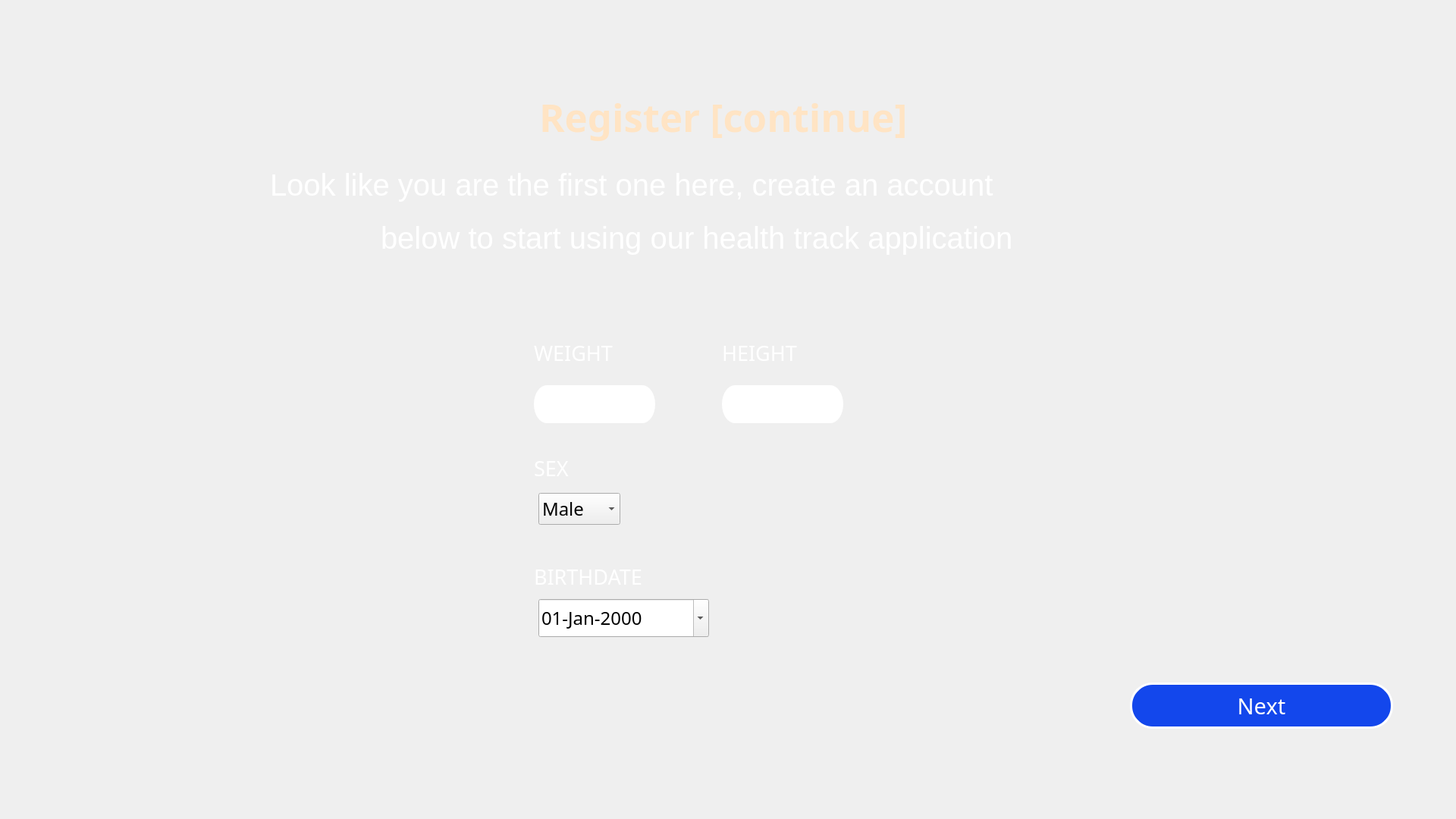
<?xml version="1.0" encoding="UTF-8"?>
<ui version="4.0">
 <class>part_2_register_page</class>
 <widget class="QWidget" name="part_2_register_page">
  <property name="geometry">
   <rect>
    <x>0</x>
    <y>0</y>
    <width>1920</width>
    <height>1080</height>
   </rect>
  </property>
  <property name="sizePolicy">
   <sizepolicy hsizetype="Preferred" vsizetype="Preferred">
    <horstretch>0</horstretch>
    <verstretch>3</verstretch>
   </sizepolicy>
  </property>
  <property name="windowTitle">
   <string>Form</string>
  </property>
  <property name="styleSheet">
   <string notr="true">background-image: url(D:/Downloads/IC_Kmitl/Software Engineering Principle/Project/UI/black_register_wallpaper.jpg);

background-size: contain;
background-repeat: no-repeat;

opacity : 0.5;
</string>
  </property>
  <widget class="QLabel" name="register_label">
   <property name="geometry">
    <rect>
     <x>711</x>
     <y>115</y>
     <width>500</width>
     <height>78</height>
    </rect>
   </property>
   <property name="font">
    <font>
     <family>Script MT Bold</family>
     <pointsize>38</pointsize>
     <weight>75</weight>
     <bold>true</bold>
    </font>
   </property>
   <property name="styleSheet">
    <string notr="true">color : #FFE4C4;
border-color : #FFE4C4;
background : transparent;
</string>
   </property>
   <property name="text">
    <string>Register [continue]</string>
   </property>
  </widget>
  <widget class="QLabel" name="first_sentence_label">
   <property name="geometry">
    <rect>
     <x>356</x>
     <y>210</y>
     <width>1208</width>
     <height>67</height>
    </rect>
   </property>
   <property name="font">
    <font>
     <family>Segoe UI</family>
     <pointsize>30</pointsize>
    </font>
   </property>
   <property name="styleSheet">
    <string notr="true">color : #FFF;
border-color : #FFF;
background : transparent;</string>
   </property>
   <property name="text">
    <string>Look like you are the first one here, create an account</string>
   </property>
  </widget>
  <widget class="QLabel" name="second_sentence_label">
   <property name="geometry">
    <rect>
     <x>502</x>
     <y>280</y>
     <width>1056</width>
     <height>67</height>
    </rect>
   </property>
   <property name="font">
    <font>
     <family>Segoe UI</family>
     <pointsize>30</pointsize>
    </font>
   </property>
   <property name="styleSheet">
    <string notr="true">color : #FFF;
border-color : #FFF;
background : transparent;</string>
   </property>
   <property name="text">
    <string>below to start using our health track application</string>
   </property>
  </widget>
  <widget class="QLabel" name="weight_label">
   <property name="geometry">
    <rect>
     <x>704</x>
     <y>445</y>
     <width>135</width>
     <height>40</height>
    </rect>
   </property>
   <property name="font">
    <font>
     <family>Yu Gothic</family>
     <pointsize>20</pointsize>
    </font>
   </property>
   <property name="styleSheet">
    <string notr="true">color : white;
background : transparent;</string>
   </property>
   <property name="text">
    <string>WEIGHT</string>
   </property>
  </widget>
  <widget class="QLabel" name="height_label">
   <property name="geometry">
    <rect>
     <x>952</x>
     <y>445</y>
     <width>135</width>
     <height>40</height>
    </rect>
   </property>
   <property name="font">
    <font>
     <family>Yu Gothic</family>
     <pointsize>20</pointsize>
    </font>
   </property>
   <property name="styleSheet">
    <string notr="true">color : white;
background : transparent;</string>
   </property>
   <property name="text">
    <string>HEIGHT</string>
   </property>
  </widget>
  <widget class="QLabel" name="sex_label">
   <property name="geometry">
    <rect>
     <x>704</x>
     <y>597</y>
     <width>65</width>
     <height>40</height>
    </rect>
   </property>
   <property name="font">
    <font>
     <family>Yu Gothic</family>
     <pointsize>20</pointsize>
    </font>
   </property>
   <property name="styleSheet">
    <string notr="true">color : white;
background : transparent;</string>
   </property>
   <property name="text">
    <string>SEX</string>
   </property>
  </widget>
  <widget class="QComboBox" name="sex_comboBox">
   <property name="geometry">
    <rect>
     <x>710</x>
     <y>650</y>
     <width>118</width>
     <height>41</height>
    </rect>
   </property>
   <property name="font">
    <font>
     <family>Yu Gothic</family>
     <pointsize>18</pointsize>
    </font>
   </property>
   <property name="mouseTracking">
    <bool>true</bool>
   </property>
   <property name="layoutDirection">
    <enum>Qt::LeftToRight</enum>
   </property>
   <property name="styleSheet">
    <string notr="true">background : white;
color : black;
border-radius : 17px solid white;

QComboBox { background-color: white; color : black;}</string>
   </property>
   <property name="maxVisibleItems">
    <number>3</number>
   </property>
   <property name="insertPolicy">
    <enum>QComboBox::InsertAtBottom</enum>
   </property>
   <property name="sizeAdjustPolicy">
    <enum>QComboBox::AdjustToContents</enum>
   </property>
   <item>
    <property name="text">
     <string>Male</string>
    </property>
    <property name="icon">
     <iconset theme="background:white;color:black;">
      <normaloff>.</normaloff>.</iconset>
    </property>
   </item>
   <item>
    <property name="text">
     <string>Female</string>
    </property>
   </item>
   <item>
    <property name="text">
     <string>Other</string>
    </property>
   </item>
  </widget>
  <widget class="QLabel" name="sex_label_2">
   <property name="geometry">
    <rect>
     <x>704</x>
     <y>740</y>
     <width>190</width>
     <height>40</height>
    </rect>
   </property>
   <property name="font">
    <font>
     <family>Yu Gothic</family>
     <pointsize>20</pointsize>
    </font>
   </property>
   <property name="styleSheet">
    <string notr="true">color : white;
background : transparent;</string>
   </property>
   <property name="text">
    <string>BIRTHDATE</string>
   </property>
  </widget>
  <widget class="QDateEdit" name="birthdate_dateEdit">
   <property name="geometry">
    <rect>
     <x>710</x>
     <y>790</y>
     <width>225</width>
     <height>50</height>
    </rect>
   </property>
   <property name="font">
    <font>
     <family>Yu Gothic</family>
     <pointsize>18</pointsize>
    </font>
   </property>
   <property name="cursor">
    <cursorShape>PointingHandCursor</cursorShape>
   </property>
   <property name="displayFormat">
    <string>dd-MMM-yyyy</string>
   </property>
   <property name="calendarPopup">
    <bool>true</bool>
   </property>
  </widget>
  <widget class="QLineEdit" name="weight_lineEdit">
   <property name="geometry">
    <rect>
     <x>704</x>
     <y>508</y>
     <width>160</width>
     <height>50</height>
    </rect>
   </property>
   <property name="font">
    <font>
     <family>Yu Gothic</family>
     <pointsize>20</pointsize>
    </font>
   </property>
   <property name="layoutDirection">
    <enum>Qt::LeftToRight</enum>
   </property>
   <property name="styleSheet">
    <string notr="true">background: white;
color : black;
border-radius : 17px solid white;
</string>
   </property>
   <property name="inputMask">
    <string>999</string>
   </property>
   <property name="text">
    <string/>
   </property>
   <property name="maxLength">
    <number>3</number>
   </property>
   <property name="frame">
    <bool>true</bool>
   </property>
   <property name="alignment">
    <set>Qt::AlignCenter</set>
   </property>
  </widget>
  <widget class="QLineEdit" name="height_lineEdit">
   <property name="geometry">
    <rect>
     <x>952</x>
     <y>508</y>
     <width>160</width>
     <height>50</height>
    </rect>
   </property>
   <property name="font">
    <font>
     <family>Yu Gothic</family>
     <pointsize>20</pointsize>
    </font>
   </property>
   <property name="layoutDirection">
    <enum>Qt::LeftToRight</enum>
   </property>
   <property name="styleSheet">
    <string notr="true">background: white;
color : black;
border-radius : 17px solid white;
</string>
   </property>
   <property name="inputMask">
    <string>999</string>
   </property>
   <property name="text">
    <string/>
   </property>
   <property name="maxLength">
    <number>3</number>
   </property>
   <property name="frame">
    <bool>true</bool>
   </property>
   <property name="alignment">
    <set>Qt::AlignCenter</set>
   </property>
  </widget>
  <widget class="QPushButton" name="next_Button">
   <property name="geometry">
    <rect>
     <x>1490</x>
     <y>900</y>
     <width>347</width>
     <height>61</height>
    </rect>
   </property>
   <property name="font">
    <font>
     <family>Yu Gothic</family>
     <pointsize>22</pointsize>
    </font>
   </property>
   <property name="cursor">
    <cursorShape>PointingHandCursor</cursorShape>
   </property>
   <property name="styleSheet">
    <string notr="true">color : white;
background : #1347EC;
border-radius : 30px;
border : 2.5px solid white;</string>
   </property>
   <property name="text">
    <string>Next</string>
   </property>
  </widget>
 </widget>
 <resources/>
 <connections/>
</ui>
